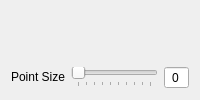
      <widget class="QWidget" name="tab_8">
       <attribute name="title">
        <string>TGV 3D view</string>
       </attribute>
       <layout class="QGridLayout" name="gridLayout_12">
        <item row="1" column="0">
         <widget class="QLabel" name="label_21">
          <property name="sizePolicy">
           <sizepolicy hsizetype="Preferred" vsizetype="Fixed">
            <horstretch>0</horstretch>
            <verstretch>0</verstretch>
           </sizepolicy>
          </property>
          <property name="text">
           <string>Point Size</string>
          </property>
          <property name="buddy">
           <cstring>tgv_psize</cstring>
          </property>
         </widget>
        </item>
        <item row="1" column="1">
         <widget class="QSlider" name="tgv_psize">
          <property name="minimum">
           <number>1</number>
          </property>
          <property name="maximum">
           <number>10</number>
          </property>
          <property name="orientation">
           <enum>Qt::Horizontal</enum>
          </property>
          <property name="tickPosition">
           <enum>QSlider::TicksBelow</enum>
          </property>
          <property name="tickInterval">
           <number>1</number>
          </property>
         </widget>
        </item>
        <item row="1" column="2">
         <widget class="QSpinBox" name="tgv_psizebox">
          <property name="alignment">
           <set>Qt::AlignCenter</set>
          </property>
          <property name="readOnly">
           <bool>true</bool>
          </property>
          <property name="buttonSymbols">
           <enum>QAbstractSpinBox::NoButtons</enum>
          </property>
         </widget>
        </item>
        <item row="0" column="0" colspan="3">
         <widget class="QVTKWidget" name="qvtktgv" native="true"/>
        </item>
       </layout>
      </widget>
